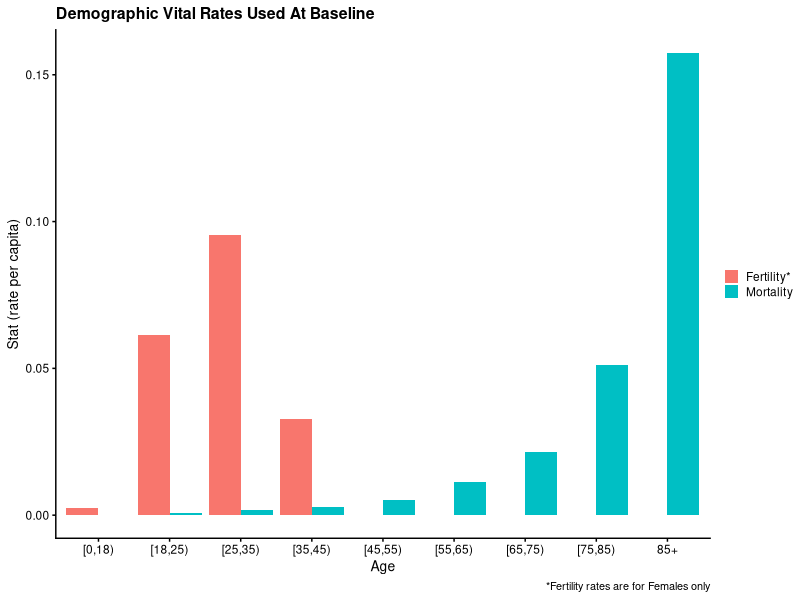
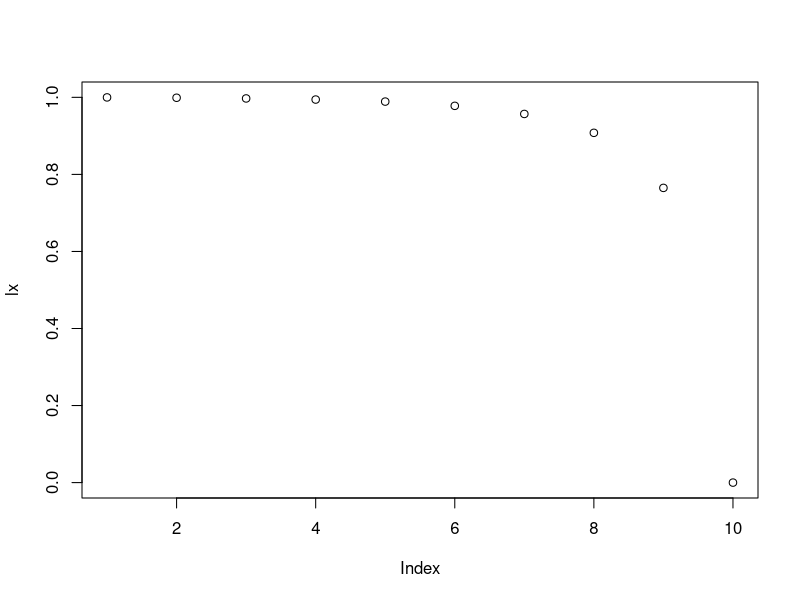
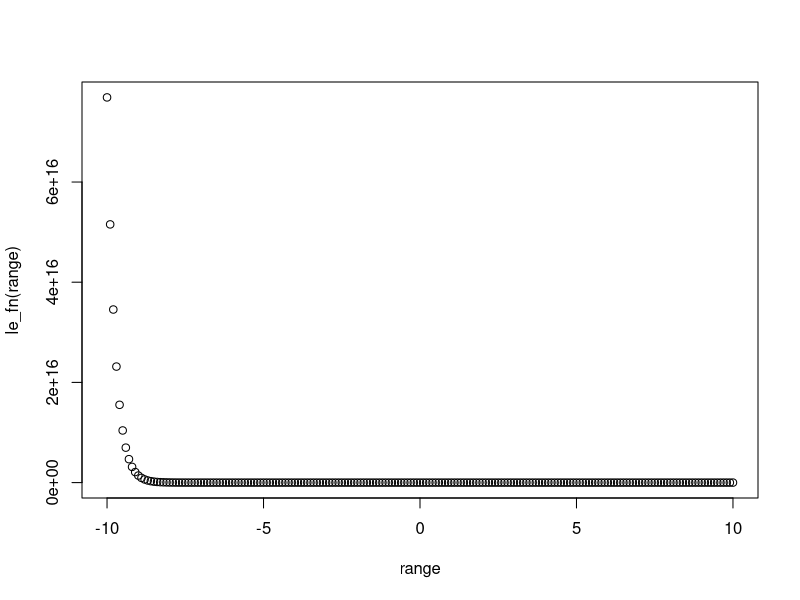
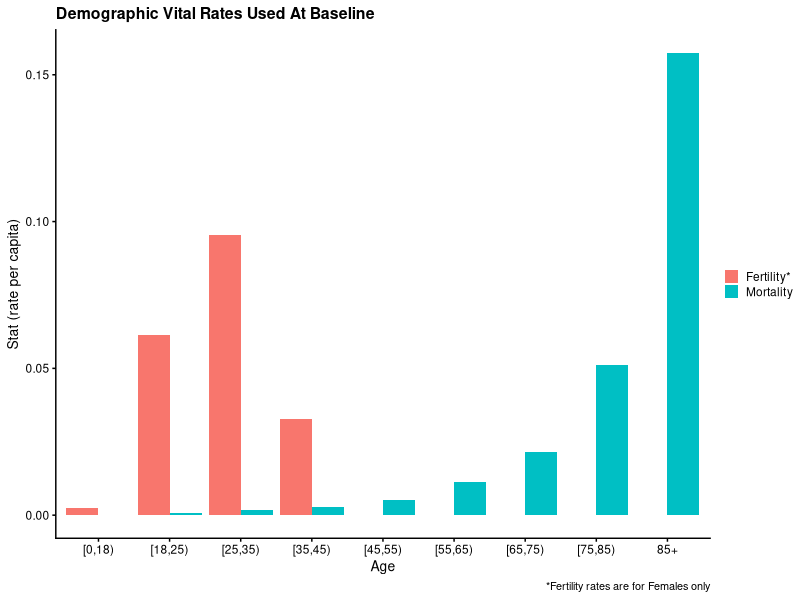

Reproduce these figures in R, in order.
library(tidyverse)
setwd("~/BICS_ABM/figs")

age = c("[0,18)", "[18,25)", "[25,35)", "[35,45)", "[45,55)", "[55,65)","[65,75)", "[75,85)", "85+")

fertility = c(13.9/(1000 / (3/18)), 61.5/1000, (93.0 + 97.6)/(2*1000), (53.7 + 12.0)/(2*1000), 0, 0, 0, 0, 0)
mortality = c(14.3/100000, 88.9/100000, 180.8/100000, 287.9/100000, 531.0/100000, 1117.1/100000, 2151.3/100000, 5119.4/100000, 15743.3/100000)

df = tibble(
  Age =age, 
  "Fertility*" = fertility, 
  Mortality = mortality
)
df

df <- df %>% pivot_longer(-Age)

demog_plot <- ggplot(df) + 
  geom_col(aes(x = Age, y = value, fill = name), position = "dodge") + 
  xlab("Age") + ylab("Stat (rate per capita)") + 
  cowplot::theme_cowplot(10) + 
  labs(title="Demographic Vital Rates Used At Baseline", caption = "*Fertility rates are for Females only") + 
  theme(legend.title= element_blank())

demog_plot

ggsave("demog_plot.png", demog_plot, width = 7, height= 5)

mortality = c(mortality, 1)
fertility = c(fertility, 0)
lx = cumprod(1-mortality)
plot(lx)

le_exp <- function(a, r, l, f) {
  return(exp(-a*r) * l * f)
}

le_fn <- function(r) {
  age_mins <- c(0, 18, 25, 35, 45, 55, 65, 75, 85, 100)
  le = 0
  for (a in 1:100) {
    a = which.min(abs(a - age_mins))
    le = le + le_exp(a, r, lx[a], fertility[a])
  }
  
  return(abs(le-1))
}

range = seq(-10, 10, by=.1)
plot(range, le_fn(range))

optimize(le_fn, c(-10, 10))
